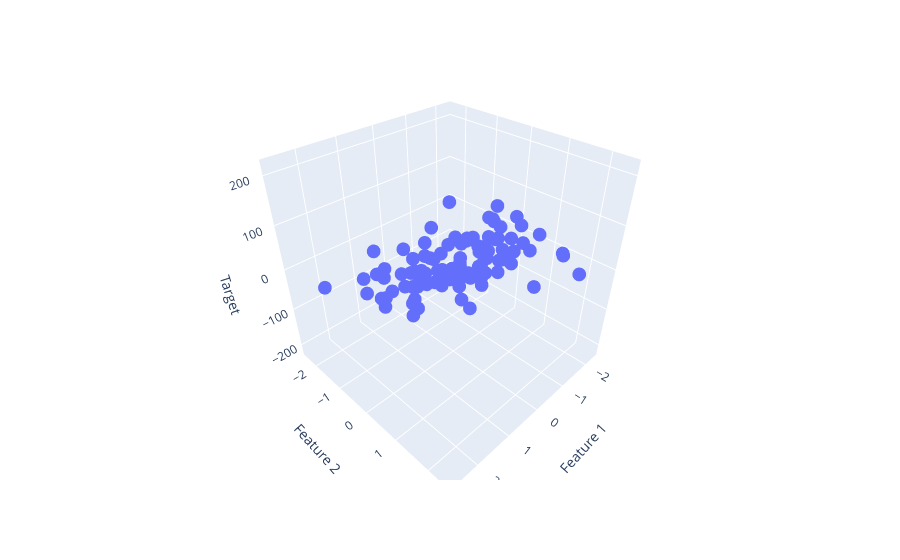

The notebook cell saved with this chart:
### Code cell
fig =px.scatter_3d(data_frame=df,x='Feature 1',y='Feature 2',z='Target')
fig.show()
